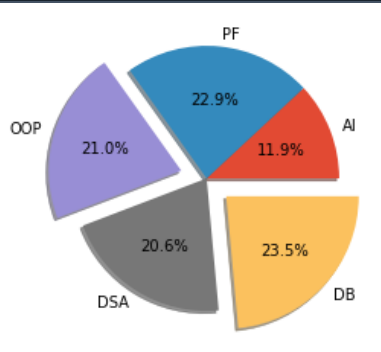

Python code for this plot:
from matplotlib import pyplot as plt
import numpy as np
import random 

class_name = ["AI","PF","OOP","DSA","DB"]
class_one_marks = np.random.randint(30,90,5)

# to make one piece far
explode = [0,0,0.2,0,0.2]

plt.pie(class_one_marks,labels=class_name,explode = explode,autopct="%0.1f%%",shadow=True)
